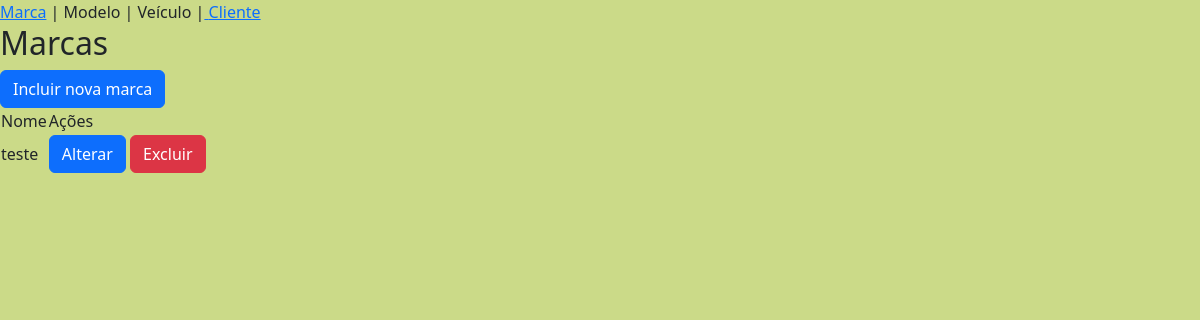
The page //listar_marcas on the database as committed earlier.
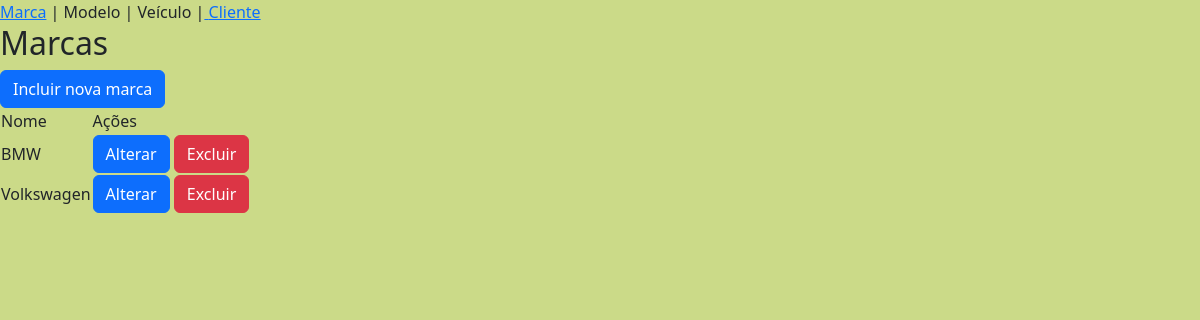
The same page on the database as committed later.
### cadastro/models.py (models this page shows, shortened)
class Marca(models.Model):
    nome = models.CharField(max_length=100)

### cadastro/views.py (the view)
# urls.py: path('/listar_marcas', views.listarMarcas,
def listarMarcas(request):
    marcas = Marca.objects.order_by('nome')
    return render(request, 'marcas/lista.html',{'marcas': marcas})

### cadastro/templates/marcas/lista.html
{% extends 'base.html' %}
{% block content %}
   <h2>Marcas</h2>
   <a href="{% url 'incluir_marca' %}" class="btn btn-primary">Incluir nova marca</a>
   <table>
      <thead>
      <tr>
         <td>Nome</td>
         <td>Ações</td>
      </tr>
   </thead>
   <tbody>
      {% for m in marcas %}
      <tr>
         <td>{{m.nome}}</td>
         <td>
            <a href ="{% url 'alterar_marca' m.id %}" class="btn btn-primary">Alterar</a>
            <a href= "{% url 'excluir_marca' m.id %}" class = "btn btn-danger" >Excluir</a>
         </td>
      </tr>
      {% endfor %}
   </tbody>
   </table>
{% endblock %}

### templates/base.html (shortened to what this page needs)
<!DOCTYPE html>
<html lang="en">
<head>
    {% load django_bootstrap5 %}
    {% bootstrap_css %}
</head>
<body>
   <a href="{% url 'listar_marcas' %}"> Marca</a> | Modelo | Veículo |<a href="{% url 'listar_cliente' %}"> Cliente</a>
    {% block content %}
    {% endblock %}
</body>
</html>

### templates/base.html (style rules this page uses)
body { background-color: rgb(203, 218, 136); }

Rows that differ between the two databases and show on the page:
changed Marca: nome "teste" → "BMW"
added Marca: nome "Volkswagen"
